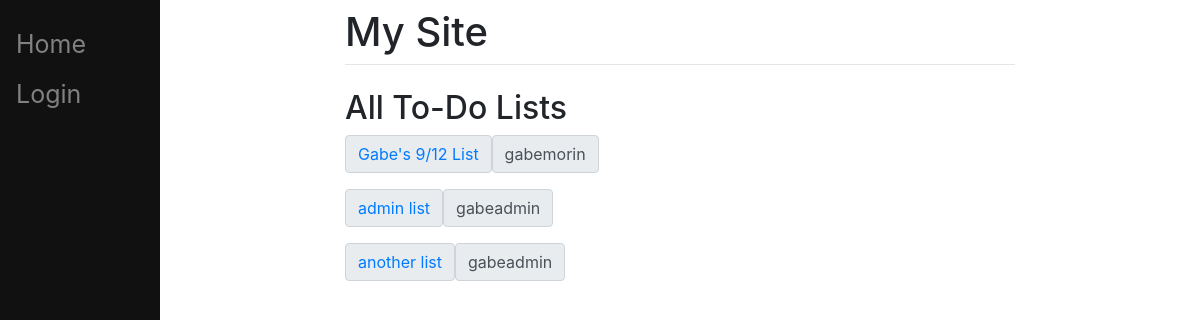
The page /glossaryall/ on the database its author committed.
### main/models.py (models this page shows, shortened)
class ToDoList(models.Model):
    user = models.ForeignKey(User, on_delete=models.CASCADE, default='1', related_name='todolist', null=False)
    name = models.CharField(max_length=200)

### main/views.py (the view)
# urls.py: path("glossaryall/", views.glossaryall, name="glossaryall"),
def glossaryall(response):
    ToDos = ToDoList.objects.all()
    return render(response, "main/glossaryall.html", {"ToDos":ToDos})

### main/templates/main/glossaryall.html
{% extends 'main/base.html' %}
{% block content %}
    <h2>All To-Do Lists</h2>
    {% for ToDo in ToDos %}
        <div class="input-group mb-3">
            <div class="input-group-text"><a href="/{{ToDo.id}}">{{ToDo.name}}</a></div>
            <div class="input-group-text">{{ToDo.user.username}}</div>
        </div>
    {% endfor %}
{% endblock %}

### rows shown on the page
ToDoList: name "Gabe's 9/12 List", user.username "gabemorin"
ToDoList: name "admin list", user.username "gabeadmin"
ToDoList: name "another list", user.username "gabeadmin"
